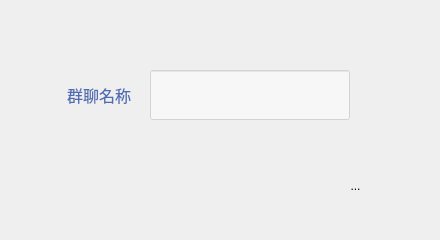
<?xml version="1.0" encoding="UTF-8"?>
<ui version="4.0">
 <class>createGroup</class>
 <widget class="QWidget" name="createGroup">
  <property name="geometry">
   <rect>
    <x>0</x>
    <y>0</y>
    <width>440</width>
    <height>240</height>
   </rect>
  </property>
  <property name="windowTitle">
   <string>Form</string>
  </property>
  <property name="styleSheet">
   <string notr="true">QWidget#widget{
background-image: url(:/img/bg__3.png); 
color:rgba(76, 108, 179, 0.7);
}
QToolButton#closeButton{
border-style:none;
text-decoration:underline;
background-color: rgba(0,0,0,0);
}
QPushButton#pushButton_2{
border:none;
}
QPushButton#pushButton{
border:1px solid rgba(76, 108, 179, 0.7); /* 蓝色边框 */
color:rgba(76, 108, 179, 0.7);
}
QLineEdit#account{
background-color:rgba(255,255,255,0.5)
}

QPushButton#submitButton{
border:none;
	background-color: rgba(255, 233, 202, 0.2);
border-radius:8px;
}

QLabel#accountLabel{
color:rgba(76, 108, 179, 1.0);
}</string>
  </property>
  <widget class="QWidget" name="widget" native="true">
   <property name="geometry">
    <rect>
     <x>20</x>
     <y>20</y>
     <width>400</width>
     <height>200</height>
    </rect>
   </property>
   <property name="minimumSize">
    <size>
     <width>400</width>
     <height>200</height>
    </size>
   </property>
   <property name="maximumSize">
    <size>
     <width>400</width>
     <height>200</height>
    </size>
   </property>
   <widget class="QLabel" name="accountLabel">
    <property name="geometry">
     <rect>
      <x>10</x>
      <y>50</y>
      <width>101</width>
      <height>50</height>
     </rect>
    </property>
    <property name="font">
     <font>
      <family>微软雅黑</family>
      <pointsize>12</pointsize>
      <weight>50</weight>
      <italic>false</italic>
      <bold>false</bold>
     </font>
    </property>
    <property name="styleSheet">
     <string notr="true">font: 12pt &quot;微软雅黑&quot;;</string>
    </property>
    <property name="text">
     <string>群聊名称</string>
    </property>
    <property name="textFormat">
     <enum>Qt::AutoText</enum>
    </property>
    <property name="alignment">
     <set>Qt::AlignRight|Qt::AlignTrailing|Qt::AlignVCenter</set>
    </property>
   </widget>
   <widget class="QLineEdit" name="account">
    <property name="geometry">
     <rect>
      <x>130</x>
      <y>50</y>
      <width>200</width>
      <height>50</height>
     </rect>
    </property>
    <property name="font">
     <font>
      <family>SimSun</family>
      <pointsize>10</pointsize>
     </font>
    </property>
   </widget>
   <widget class="QToolButton" name="closeButton">
    <property name="geometry">
     <rect>
      <x>350</x>
      <y>0</y>
      <width>50</width>
      <height>50</height>
     </rect>
    </property>
    <property name="text">
     <string/>
    </property>
    <property name="icon">
     <iconset resource="resourse.qrc">
      <normaloff>:/img/close2.png</normaloff>:/img/close2.png</iconset>
    </property>
    <property name="iconSize">
     <size>
      <width>30</width>
      <height>30</height>
     </size>
    </property>
   </widget>
   <widget class="QToolButton" name="createButton">
    <property name="geometry">
     <rect>
      <x>280</x>
      <y>130</y>
      <width>111</width>
      <height>71</height>
     </rect>
    </property>
    <property name="styleSheet">
     <string notr="true">border:none;</string>
    </property>
    <property name="text">
     <string>...</string>
    </property>
    <property name="icon">
     <iconset resource="resourse.qrc">
      <normaloff>:/img/button3.png</normaloff>:/img/button3.png</iconset>
    </property>
    <property name="iconSize">
     <size>
      <width>300</width>
      <height>200</height>
     </size>
    </property>
   </widget>
  </widget>
 </widget>
 <resources>
  <include location="resourse.qrc"/>
 </resources>
 <connections/>
</ui>
